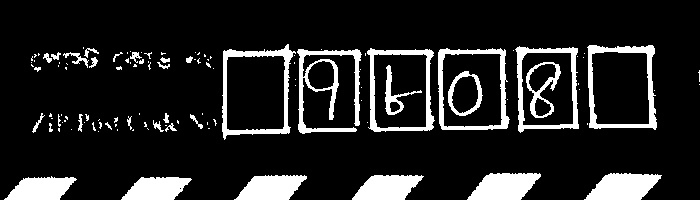
#> input picture Image_bin1_a.jpg.jpg, 700 x 200 px, found by its file name
$ python -i cut_the_image.py   (imports and definitions only)
#> lines starting #> are read from the running program, lines starting #| are printed output that depends on the picture; after the words box and inside, x2 and y2 are one past the last pixel; in counts of white or black regions, pixels touching at a corner belong together
import cv2

class cutImage:
	def onlyimage(self, filename):
#> called with filename = 'Image_bin1_a.jpg.jpg'
		print("cutImage", filename)
		image = cv2.imread('dataset/binarized/'+filename)
#> image is the input picture: shape (200, 700, 3); min 0, max 255, mean 34.8
		gray = cv2.cvtColor(image, cv2.COLOR_BGR2GRAY)
		blur = cv2.medianBlur(gray, 5)
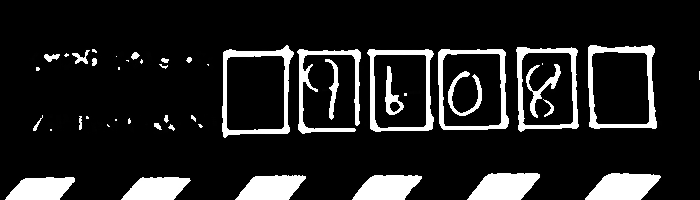
#> blur: shape (200, 700); min 0, max 255, mean 33.2
		thresh = cv2.adaptiveThreshold(blur,255,cv2.ADAPTIVE_THRESH_GAUSSIAN_C, cv2.THRESH_BINARY_INV,11,8)
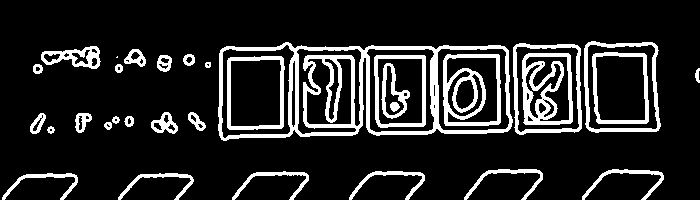
#> thresh: shape (200, 700); 14.5% white; 33 white regions (1 under 20 px), largest, box (x1, y1, x2, y2) and area: (218, 42, 513, 141) 6193, (522, 53, 573, 125) 1835, (443, 54, 501, 126) 1722

		kernel = cv2.getStructuringElement(cv2.MORPH_RECT, (5,5))
		dilate = cv2.dilate(thresh, kernel, iterations=2)
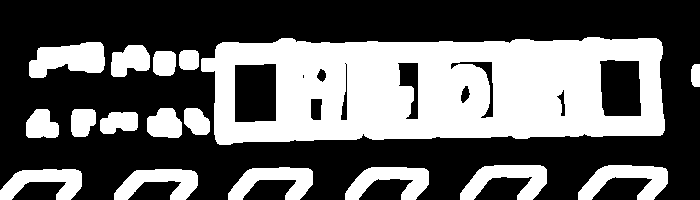
#> dilate: shape (200, 700); 39.1% white; 17 white regions
		cnts = cv2.findContours(dilate, cv2.RETR_EXTERNAL, cv2.CHAIN_APPROX_SIMPLE)
#> cnts = 17 contours; largest, box (x1, y1, x2, y2) and area: (201, 37, 665, 145) 43410, (29, 42, 105, 78) 1796, (578, 165, 668, 200) 1574, (460, 165, 547, 200) 1556, (345, 167, 429, 200) 1459
		cnts = cnts[0] if len(cnts) == 2 else cnts[1]
		cnts = sorted(cnts, key=cv2.contourArea, reverse=True)

		for c in cnts:
		    x,y,w,h = cv2.boundingRect(c)
		    ROI = image[y:y+h, x:x+w]
		    cv2.imwrite('dataset/roi/'+filename, ROI)
		    break
#> this loop made 1 pass
#> (x, y, w, h) on pass 1: (201, 37, 464, 108)
#> pass 1, in onlyimage, `ROI = image[y:y+h, x:x+w]`:
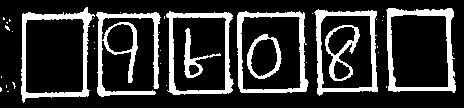
#> ROI: shape (108, 464, 3); min 0, max 255, mean 50.4

		# cv2.imshow('thresh', thresh)
		# cv2.imshow('dilate', dilate)
		# cv2.imshow('ROI', ROI)
		cv2.waitKey()

# cutImage().onlyimage('1_b.jpg1.jpg')

>>> result = cutImage().onlyimage('Image_bin1_a.jpg.jpg')

$ run again, on Image_bin2_a.jpg.jpg
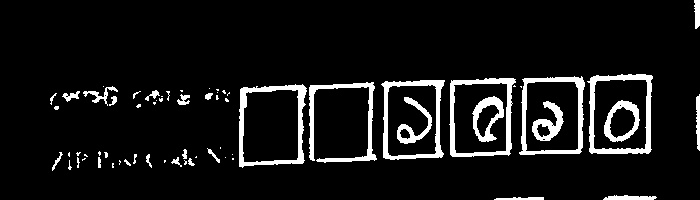
#> input picture Image_bin2_a.jpg.jpg, 700 x 200 px, found by its file name
#> in onlyimage, image is the input picture: shape (200, 700, 3); min 0, max 255, mean 20.8
#> in onlyimage, `thresh = cv2.adaptiveThreshold(blur,255,cv2.ADAPTIVE_THRESH_GAUSSIAN_C..`:
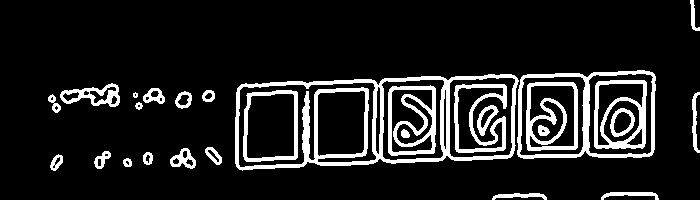
#> thresh: shape (200, 700); 12.3% white; 28 white regions, largest, box (x1, y1, x2, y2) and area: (235, 74, 519, 171) 5213, (517, 70, 656, 159) 2093, (388, 85, 436, 156) 1471
#> dilate: shape (200, 700); 31.8% white; 15 white regions
#> cnts = 15 contours; largest, box (x1, y1, x2, y2) and area: (231, 66, 660, 175) 39520, (44, 79, 124, 117) 1957, (129, 84, 169, 114) 858, (166, 144, 200, 173) 746, (688, 88, 700, 157) 698
#> the loop in onlyimage, `for c in cnts:` made 1 pass
#> (x, y, w, h) on pass 1: (231, 66, 429, 109)
#> pass 1, in onlyimage, `ROI = image[y:y+h, x:x+w]`:
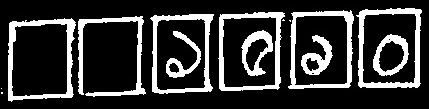
#> ROI: shape (109, 429, 3); min 0, max 255, mean 52.6

$ run again, on Image_bin1_b.jpg.jpg
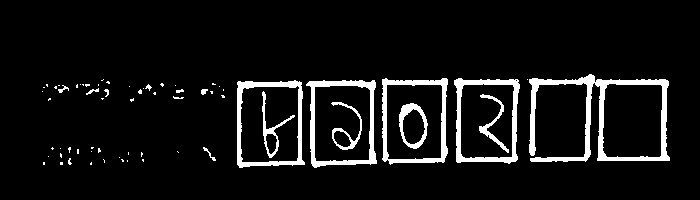
#> input picture Image_bin1_b.jpg.jpg, 700 x 200 px, found by its file name
#> in onlyimage, image is the input picture: shape (200, 700, 3); min 0, max 255, mean 18.5
#> in onlyimage, `thresh = cv2.adaptiveThreshold(blur,255,cv2.ADAPTIVE_THRESH_GAUSSIAN_C..`:
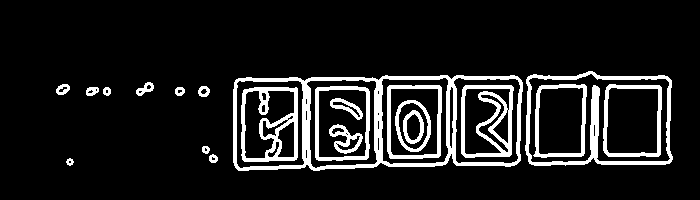
#> thresh: shape (200, 700); 11.4% white; 21 white regions, largest, box (x1, y1, x2, y2) and area: (233, 75, 523, 171) 4698, (525, 71, 673, 166) 2293, (241, 87, 298, 162) 1639
#> dilate: shape (200, 700); 29% white; 8 white regions
#> cnts = 8 contours; box (x1, y1, x2, y2) and area: (229, 67, 677, 175) 43628, (82, 83, 115, 100) 498, (132, 78, 158, 100) 422, (198, 142, 222, 167) 411, (52, 80, 74, 99) 348, (194, 82, 214, 101) 322, (171, 83, 189, 100) 262, (62, 154, 78, 170) 209
#> the loop in onlyimage, `for c in cnts:` made 1 pass
#> (x, y, w, h) on pass 1: (229, 67, 448, 108)
#> pass 1, in onlyimage, `ROI = image[y:y+h, x:x+w]`:
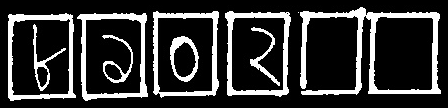
#> ROI: shape (108, 448, 3); min 0, max 255, mean 51
